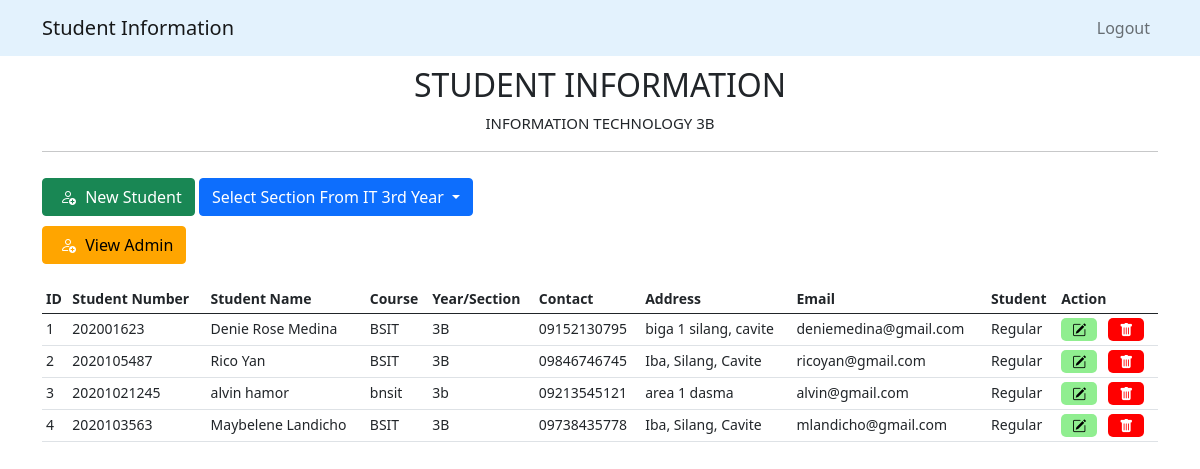
Screenshot of /admin/it3b.php with the database file from the repository.
### tables this page shows
CREATE TABLE `it3b` (
  `id` int(255) NOT NULL,
  `studentNumber` varchar(255) NOT NULL,
  `studentName` varchar(255) NOT NULL,
  `course` varchar(255) NOT NULL,
  `year_section` varchar(255) NOT NULL,
  `contact` varchar(255) NOT NULL,
  `address` varchar(255) NOT NULL,
  `email` varchar(255) NOT NULL,
  `student` varchar(255) NOT NULL
);

### admin/it3b.php (the view, shortened to what this page needs)
<?php
include 'connection.php';
?>
<!DOCTYPE html>
<html lang="en">
<head>
    <link href="https://cdn.jsdelivr.net/npm/bootstrap@5.0.2/dist/css/bootstrap.min.css" rel="stylesheet"
>
    <link rel="stylesheet" href="https://cdn.jsdelivr.net/npm/bootstrap-icons@1.10.5/font/bootstrap-icons.css">
</head>
<body>
<header>
<nav class="navbar navbar-expand-lg navbar-light " style="background-color: #e3f2fd;">
  <div class="container">
    <a class="navbar-brand" href="#">Student Information</a>
    <div class="collapse navbar-collapse justify-content-end" id="navbarNav">
         <div class="collapse navbar-collapse justify-content-end" id="navbarNav">
              <ul class="navbar-nav">
                <li class="nav-item">
                  <a class="nav-link" href="home.php">Logout</a>
                </li>
              </ul>
        </div>
  </div>
</nav>
</header>
    <div class="container mb-5">
    <h2 class="title">STUDENT INFORMATION</h2>
       <p class="it-section">INFORMATION TECHNOLOGY 3B</p>
       <hr>
       <a class="btn btn-success" href="createforIT3B.php" role="button">
        <i class="bi bi-person-add"></i> New Student</a>
        <div class="btn-group">
        <button type="button" class="btn btn-primary dropdown-toggle select" data-bs-toggle="dropdown" aria-expanded="false">
        Select Section From IT 3rd Year
        </button>
      </div>
      <a class="btn btn-info" href="admin.php" role="button">
        <i class="bi bi-person-add"></i> View Admin</a>
        <br>
        <table class="table table-hover mb-5 table-sm">
            <thead>
                <tr>
                    <th scope="col">ID</th>
                    <th scope="col">Student Number</th>
                    <th scope="col">Student Name</th>
                    <th scope="col">Course</th>
                    <th scope="col">Year/Section</th>
                    <th scope="col">Contact</th>
                    <th scope="col">Address</th>
                    <th scope="col">Email</th>
                    <th scope="col">Student</th>
                    <th scope="col">Action</th>
                </tr>
            </thead>
            <tbody>
            <?php
            $sql = "SELECT * FROM IT3B";
            $result = mysqli_query($con, $sql);
            if($result) {
              while($row = mysqli_fetch_assoc($result)){
                echo "  <tr>
                <td>$row[id]</td>
                <td>$row[studentNumber]</td>
                <td>$row[studentName]</td>
                <td>$row[course]</td>
                <td>$row[year_section]</td>
                <td>$row[contact]</td>
                <td>$row[address]</td>
                <td>$row[email]</td>
                <td>$row[student]</td>
                <td>
                <button>
                <a href='updateforIT3B.php?id=$row[id]'>
                <i class='bi bi-pencil-square'></i></a> </button>
                 &nbsp;
                  <button class='delete-btn'>
                  <a href='deleteforIT3B.php?id=$row[id]'>
                  <i class='bi bi-trash-fill'></i>
                  </a> </button>
                </td>
            </tr>
                ";
            }
          }
            ?>
            </tbody>
        </table>
    </div>
</body>
</html>

### admin/it3b.php (style rules this page uses)
.btn { margin-top: 10px; }
a { text-decoration: none; color: white; }
.title { margin-top:10px; text-align: center; }
.it-section { font-size: 15px; text-align: center; }
th { font-size: 14px; }
td { font-size: 14px; }
table { margin-top:20px; }
i { color: black; padding: 5px; }
button { background: lightgreen; border: none; border-radius: 5px; }
.delete-btn { background: red; border: none; border-radius: 5px; }
.delete-btn i { color: white; }
.bi-person-add { color: white; }
.select { margin-right: 555px; }
.btn-info { background-color: orange; border-color: orange; }

### rows the page displays
it3b: id "1", studentNumber "202001623", studentName "Denie Rose Medina", course "BSIT", year_section "3B", contact "09152130795", address "biga 1 silang, cavite", email "deniemedina@gmail.com", student "Regular"
it3b: id "2", studentNumber "2020105487", studentName "Rico Yan", course "BSIT", year_section "3B", contact "09846746745", address "Iba, Silang, Cavite", email "ricoyan@gmail.com", student "Regular"
it3b: id "3", studentNumber "20201021245", studentName "alvin hamor", course "bnsit", year_section "3b", contact "09213545121", address "area 1 dasma", email "alvin@gmail.com", student "Regular"
it3b: id "4", studentNumber "2020103563", studentName "Maybelene Landicho", course "BSIT", year_section "3B", contact "09738435778", address "Iba, Silang, Cavite", email "mlandicho@gmail.com", student "Regular"
